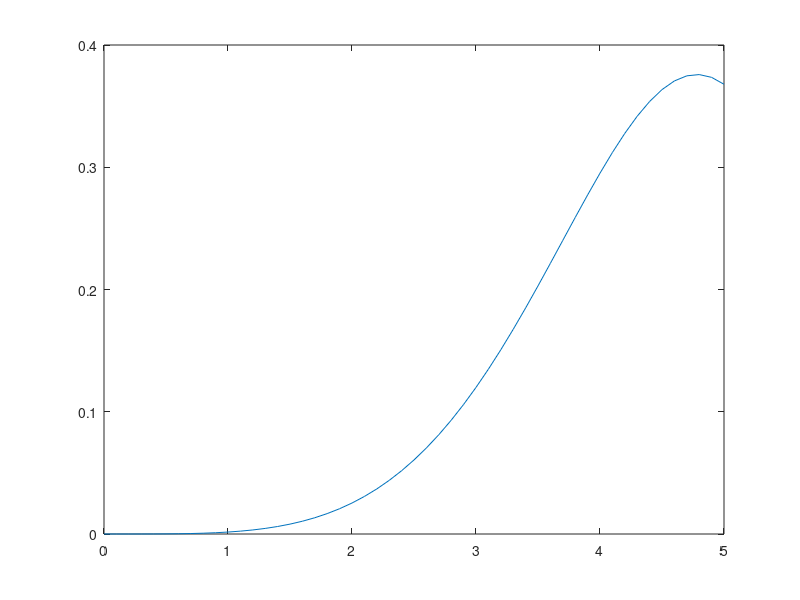
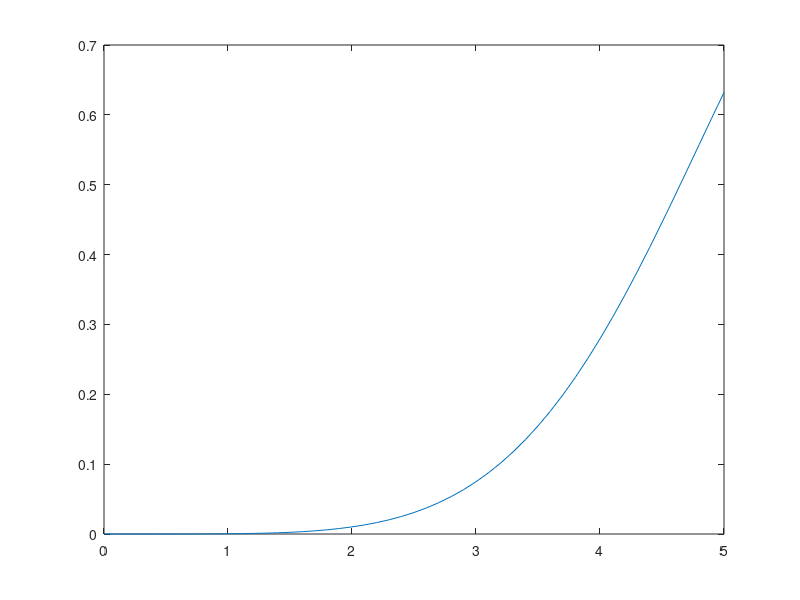

These charts were generated, in order, by the following MATLAB code:
clc;clear all;close all

k=input('Digite k');
lambda=input('digite lambda')
f=@(x)(k/lambda*(x./lambda).^(k-1).*exp((-x/lambda).^k));
ejex=0:0.1:5;
y=f(ejex);

plot(ejex,y)

for i=1:length(ejex)
   v(i)=quad(f,0,ejex(i)); 
end

figure
plot(ejex,v)